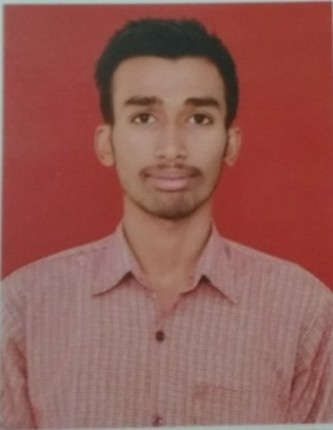
#> input picture my.jpg, 333 x 430 px
$ python imageOperation.py
#> lines starting #> are read from the running program, lines starting #| are printed output that depends on the picture; after the words box and inside, x2 and y2 are one past the last pixel; in counts of white or black regions, pixels touching at a corner belong together
import cv2
import numpy as np
img=cv2.imread("my.jpg",1)
#> img is the input picture: shape (430, 333, 3); mean B, G, R 84.7, 91.1, 147.4


watch=img[100:200,100:200]
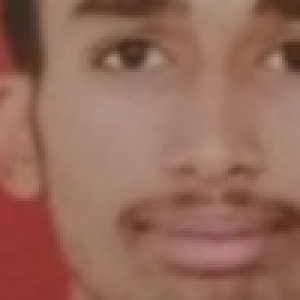
#> watch: shape (100, 100, 3) (shown 3 times larger); mean B, G, R 89.2, 105.4, 149.4
img[25:125,25:125]=watch
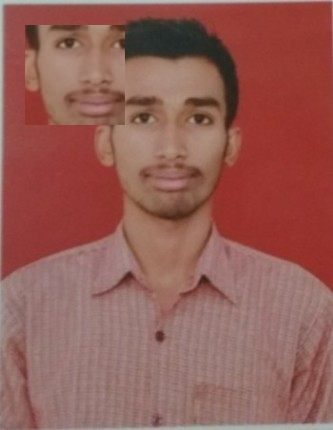
#> img: shape (430, 333, 3); 6.98% of pixels changed, all inside (x1, y1, x2, y2) = (25, 25, 125, 125)
cv2.imshow("image",img)
cv2.waitKey(0)
cv2.destroyAllWindows()
